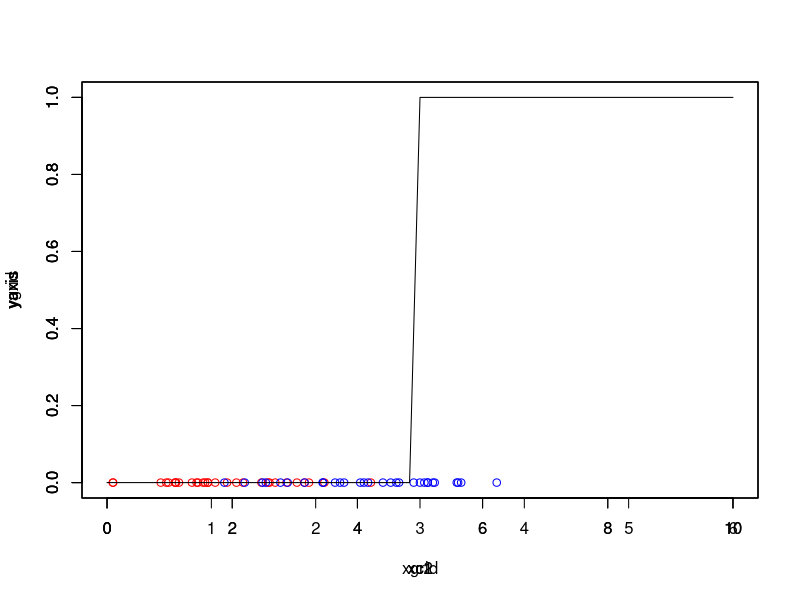

Generate this figure with R:
rm(list=ls())

N<-30
xc1<-rnorm(N, mean = 2, sd = 1)
xc2<-rnorm(N, mean = 4, sd = 1)

yaxis<-matrix(0, nrow = N)

plot(xc1, yaxis, col='red', xlim=c(0, 10), ylim = c(0, 1))
par(new=T)
plot(xc2, yaxis, col='blue', xlim=c(0, 10), ylim = c(0, 1))

xgrid<-seq(0, 6, 0.1)
ygrid<-1*(xgrid>=3)

par(new = T)
plot(xgrid, ygrid, col='black', type='l', xlim = c(0, 6), ylim = c(0, 1))
